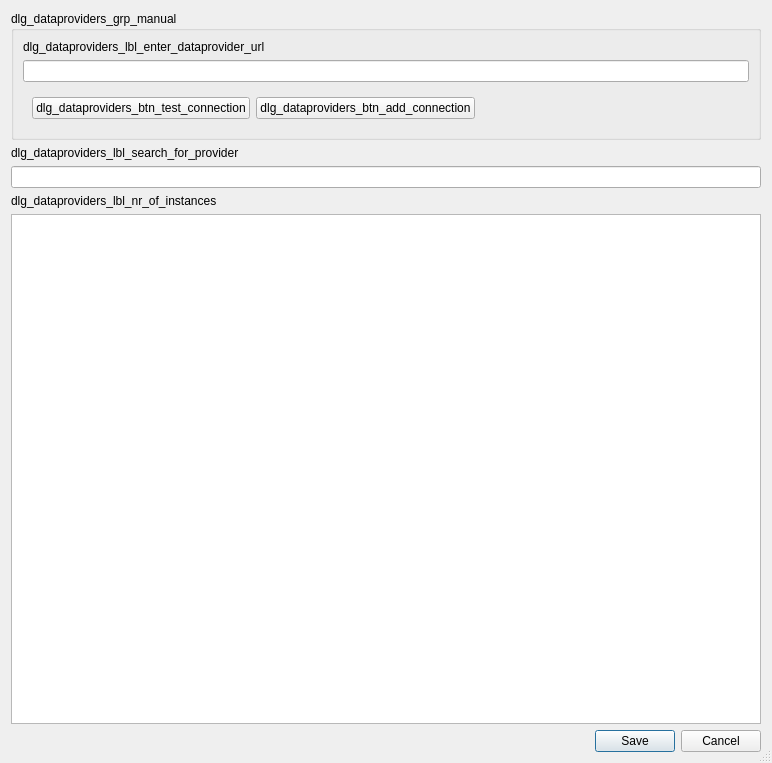
<?xml version="1.0" encoding="UTF-8"?>
<ui version="4.0">
 <class>CKANBrowserDialogDataProviders</class>
 <widget class="QDialog" name="CKANBrowserDialogDataProviders">
  <property name="geometry">
   <rect>
    <x>0</x>
    <y>0</y>
    <width>772</width>
    <height>763</height>
   </rect>
  </property>
  <property name="minimumSize">
   <size>
    <width>500</width>
    <height>500</height>
   </size>
  </property>
  <property name="baseSize">
   <size>
    <width>500</width>
    <height>500</height>
   </size>
  </property>
  <property name="windowTitle">
   <string>dlg_dataproviders_title</string>
  </property>
  <property name="sizeGripEnabled">
   <bool>true</bool>
  </property>
  <property name="modal">
   <bool>true</bool>
  </property>
  <layout class="QVBoxLayout" name="verticalLayout">
   <item>
    <widget class="QgsCollapsibleGroupBox" name="IDC_grpManualDataProvider">
     <property name="title">
      <string>dlg_dataproviders_grp_manual</string>
     </property>
     <property name="flat">
      <bool>false</bool>
     </property>
     <property name="collapsed" stdset="0">
      <bool>false</bool>
     </property>
     <layout class="QVBoxLayout" name="verticalLayout_2">
      <item>
       <widget class="QLabel" name="IDC_lbl_enter_dataprovider_url">
        <property name="text">
         <string>dlg_dataproviders_lbl_enter_dataprovider_url</string>
        </property>
       </widget>
      </item>
      <item>
       <widget class="QLineEdit" name="IDC_leManualUrl"/>
      </item>
      <item>
       <widget class="QWidget" name="widget" native="true">
        <layout class="QHBoxLayout" name="horizontalLayout">
         <item>
          <widget class="QPushButton" name="IDC_bTestConnection">
           <property name="text">
            <string>dlg_dataproviders_btn_test_connection</string>
           </property>
          </widget>
         </item>
         <item>
          <widget class="QPushButton" name="IDC_bAddConnection">
           <property name="text">
            <string>dlg_dataproviders_btn_add_connection</string>
           </property>
          </widget>
         </item>
         <item>
          <spacer name="horizontalSpacer">
           <property name="orientation">
            <enum>Qt::Horizontal</enum>
           </property>
           <property name="sizeHint" stdset="0">
            <size>
             <width>40</width>
             <height>20</height>
            </size>
           </property>
          </spacer>
         </item>
        </layout>
       </widget>
      </item>
     </layout>
    </widget>
   </item>
   <item>
    <widget class="QLabel" name="label">
     <property name="text">
      <string>dlg_dataproviders_lbl_search_for_provider</string>
     </property>
    </widget>
   </item>
   <item>
    <widget class="QLineEdit" name="lineEdit"/>
   </item>
   <item>
    <widget class="QLabel" name="IDC_lbInstanceCount">
     <property name="text">
      <string>dlg_dataproviders_lbl_nr_of_instances</string>
     </property>
    </widget>
   </item>
   <item>
    <widget class="QListView" name="IDC_listProviders">
     <property name="contextMenuPolicy">
      <enum>Qt::ActionsContextMenu</enum>
     </property>
     <property name="alternatingRowColors">
      <bool>true</bool>
     </property>
     <property name="wordWrap">
      <bool>true</bool>
     </property>
    </widget>
   </item>
   <item>
    <widget class="QDialogButtonBox" name="buttonBox">
     <property name="orientation">
      <enum>Qt::Horizontal</enum>
     </property>
     <property name="standardButtons">
      <set>QDialogButtonBox::Cancel|QDialogButtonBox::Save</set>
     </property>
     <property name="centerButtons">
      <bool>false</bool>
     </property>
    </widget>
   </item>
  </layout>
 </widget>
 <customwidgets>
  <customwidget>
   <class>QgsCollapsibleGroupBox</class>
   <extends>QGroupBox</extends>
   <header>qgscollapsiblegroupbox.h</header>
   <container>1</container>
  </customwidget>
 </customwidgets>
 <resources/>
 <connections>
  <connection>
   <sender>buttonBox</sender>
   <signal>rejected()</signal>
   <receiver>CKANBrowserDialogDataProviders</receiver>
   <slot>reject()</slot>
   <hints>
    <hint type="sourcelabel">
     <x>295</x>
     <y>735</y>
    </hint>
    <hint type="destinationlabel">
     <x>286</x>
     <y>274</y>
    </hint>
   </hints>
  </connection>
  <connection>
   <sender>lineEdit</sender>
   <signal>textChanged(QString)</signal>
   <receiver>CKANBrowserDialogDataProviders</receiver>
   <slot>searchTermChanged(QString)</slot>
   <hints>
    <hint type="sourcelabel">
     <x>330</x>
     <y>185</y>
    </hint>
    <hint type="destinationlabel">
     <x>387</x>
     <y>171</y>
    </hint>
   </hints>
  </connection>
  <connection>
   <sender>buttonBox</sender>
   <signal>accepted()</signal>
   <receiver>CKANBrowserDialogDataProviders</receiver>
   <slot>save_btn_clicked()</slot>
   <hints>
    <hint type="sourcelabel">
     <x>610</x>
     <y>733</y>
    </hint>
    <hint type="destinationlabel">
     <x>516</x>
     <y>750</y>
    </hint>
   </hints>
  </connection>
  <connection>
   <sender>IDC_bTestConnection</sender>
   <signal>clicked()</signal>
   <receiver>CKANBrowserDialogDataProviders</receiver>
   <slot>btn_clicked_test_connection()</slot>
   <hints>
    <hint type="sourcelabel">
     <x>50</x>
     <y>115</y>
    </hint>
    <hint type="destinationlabel">
     <x>2</x>
     <y>114</y>
    </hint>
   </hints>
  </connection>
  <connection>
   <sender>IDC_bAddConnection</sender>
   <signal>clicked()</signal>
   <receiver>CKANBrowserDialogDataProviders</receiver>
   <slot>btn_clicked_add_connection()</slot>
   <hints>
    <hint type="sourcelabel">
     <x>368</x>
     <y>112</y>
    </hint>
    <hint type="destinationlabel">
     <x>0</x>
     <y>89</y>
    </hint>
   </hints>
  </connection>
 </connections>
 <slots>
  <slot>searchTermChanged(QString)</slot>
  <slot>save_btn_clicked()</slot>
  <slot>btn_clicked_test_connection()</slot>
  <slot>btn_clicked_add_connection()</slot>
 </slots>
</ui>
